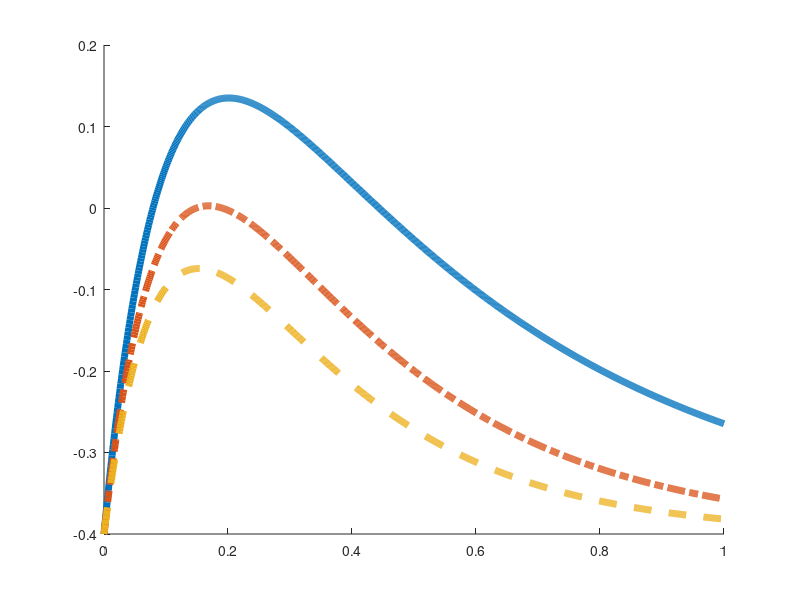

The MATLAB source for this figure: (Note: this script raises an error after producing the figure.)
% Parameters
C_FC = 2;
C_I = 5;
beta = 10;
beta_FC_values = [0.2*beta, 0.315*beta, 0.4*beta]; % Different values of beta_FC to illustrate different scenarios
line_style = ['- ';'-.';'--'];

% Range of I3* values for plotting
I3_star_range = linspace(0, 1, 1000);

% Create a figure
figure;
hold on;

% Plot function for different beta_FC values
for i = 1:length(beta_FC_values)
    beta_FC = beta_FC_values(i);
    func_values = exp(-beta_FC * I3_star_range) - exp(-beta * I3_star_range) - C_FC/C_I;
    plot(I3_star_range, func_values,line_style(i,:), 'DisplayName', ['\beta_{FC} = ', num2str(beta_FC)],'LineWidth',5);
end

mycolors = [0.655 0.824 0.91; 0.961 0.545 0.871; 0.424 0.388 0.8];
ax = gca; 
ax.ColorOrder = mycolors;

% Add plot formatting
xlabel('Disease prevalence I');
ylabel('Payoff difference (\pi_{FC} - \pi_{NSD})');
xline(0.081,'-.','Linewidth',3,'DisplayName','I_3*')
xline(0.437,':','Linewidth',3,'DisplayName','I_4*')
%title('Function of I_3^* for Different \beta_{FC} Values');
set(gca,'fontsize',20)
legend('show');
yline(0,'--','LineWidth',3, 'HandleVisibility', 'off')
grid off;
hold off;
